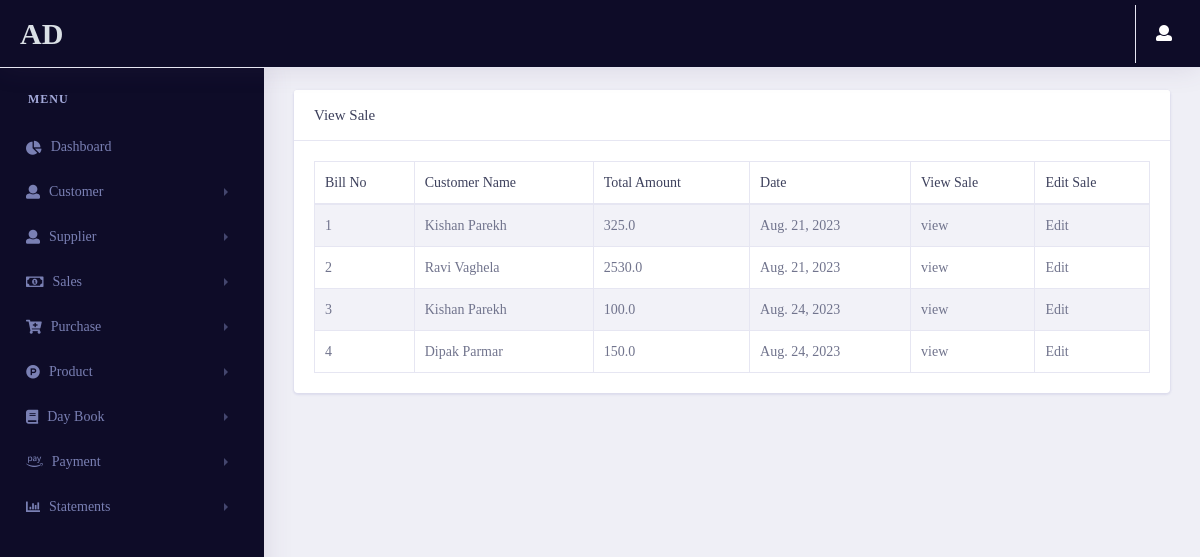
Screenshot of /sale/viewsale/ (signed in) with the database file from the repository.
### pages/models.py (models this page shows, shortened)
class Profile(models.Model):
    user = models.OneToOneField(User,on_delete=models.CASCADE , related_name="profile")
    phone_no = models.CharField(max_length=20)
    company_name = models.CharField(max_length=50)
    Address = models.CharField(max_length=500)
    city = models.CharField(max_length=50)
    state = models.CharField(max_length=50)
    pincode = models.CharField(max_length=50)
    GSTNO = models.CharField(max_length=50)
    Bank_name = models.CharField(max_length=50)
    Bank_AC = models.CharField(max_length=50)
    IFSC_Code = models.CharField(max_length=50)
    Branch_name = models.CharField(max_length=50)
    id = models.UUIDField(default=uuid.uuid4 , unique=True , primary_key=True , editable=False)
    class Meta:
        indexes = [models.Index(fields=['user' , 'id'])]

### sales/models.py (models this page shows, shortened)
class Estimate_sales(models.Model):
    Bill_no = models.IntegerField()
    customer = models.ForeignKey(Customer_estimate,on_delete=models.CASCADE)
    date = models.DateField(auto_now_add=True)
    Total_amount = models.FloatField()
    Due_amount = models.FloatField()
    Round_off = models.FloatField()
    Grand_total = models.FloatField()
    id = models.UUIDField(default=uuid.uuid4 , unique=True , primary_key=True , editable=False)
    class Meta:
        indexes = [models.Index(fields=['Bill_no' , 'customer' , 'id'])]

### customer/models.py (models this page shows)
class Customer_estimate(models.Model):
    phone_regex = RegexValidator(
        regex=r'^[789]\d{9}$',
        message="Invalid phone number"
    )
    customer_id = models.CharField(max_length=10, null=True, blank=True)
    fullname = models.CharField(max_length=50)
    contactno = models.CharField(max_length=10, validators=[phone_regex], null=True, blank=True)
    city = models.CharField(max_length=50)
    state = models.CharField(max_length=50)
    landmark = models.CharField(max_length=50)
    id = models.UUIDField(default=uuid.uuid4 , unique=True , primary_key=True , editable=False)
    def __str__(self):
        return self.fullname
    class Meta:
        indexes = [models.Index(fields = [ 'id' , 'fullname'])]

### sales/views.py (the view)
# urls.py: path('viewsale/',views.viewsale,name="viewsale"),
@login_required(login_url='login')
def viewsale(request):
    if request.user.groups.filter(name='Estimate').exists():
        Sale_data = Estimate_sales.objects.all()
    if request.user.groups.filter(name='GST').exists():
        Sale_data = gstsale.objects.all()
    context = {
        'Sale_data' : Sale_data
    }
    return render(request,"sales/viewsale.html",context)

### pages/templatetags/user_auth.py (called while the page is built)
@register.filter(name='has_group')
def has_group(user, group_name):
    group = Group.objects.get(name=group_name)
    return True if group in user.groups.all() else False

### sales/templates/sales/viewsale.html (shortened to what this page needs)
{% extends 'pages/base.html' %}
{% load static %}
{% load user_auth %}
{% block content %}
    <link rel="stylesheet" href="{% static 'vendor/bootstrap/css/bootstrap.min.css' %}">
    <link rel="stylesheet" type="text/css" href="{% static 'vendor/datatables/css/dataTables.bootstrap4.css' %}">
    <link href="{% static 'vendor/fonts/circular-std/style.css' %}" rel="stylesheet">
    <link rel="stylesheet" href="{% static 'libs/css/style.css' %}">
    <link rel="stylesheet" href="{% static 'vendor/fonts/fontawesome/css/fontawesome-all.css' %}">
{% if request.user|has_group:"Estimate" %}
<div class="row">
    <div class="col-xl-12 col-lg-12 col-md-12 col-sm-12 col-12">
        <div class="card">
        <h5 class="card-header">View Sale</h5>
            <div class="card-body">
                <div class="table-responsive">
                <table class="table table-striped table-bordered first">
                    <thead>
                        <tr>
                            <th>Bill No</th>
                            <th>Customer Name</th>
                            <th>Total Amount</th>
                            <th>Date</th>
                            <th>View Sale</th>
                            <th>Edit Sale</th>
                        </tr>
                    </thead>
                    <tbody>
                        {% for i in Sale_data %}
                        <tr>
                            <td>{{i.Bill_no}}</td>
                            <td>{{i.customer}}</td>
                            <td>{{i.Total_amount}}</td>
                            <td>{{i.date}}</td>
                            <td>
                                <a href="/sale/saleinvoice/{{i.id}}">view</a>
                            </td>
                            <td>
                                <a href="/sale/updatesale/{{i.id}}">Edit</a>
                            </td>
                        </tr>
                        {% endfor %}
                    </tbody>
                </table>
                </div>
            </div>
        </div>
    </div>
</div>
{% endif %}
{% endblock content %}

### pages/templates/pages/base.html (shortened to what this page needs)
{% load static %}
{% load user_auth %}
<!doctype html>
<html lang="en">
<head>
    <link rel="stylesheet" href="{% static 'vendor/bootstrap/css/bootstrap.min.css' %}">
    <link href="{% static 'vendor/fonts/circular-std/style.css' %}" rel="stylesheet">
    <link rel="stylesheet" href="{% static 'libs/css/style.css' %}">
    <link rel="stylesheet" href="{% static 'vendor/fonts/fontawesome/css/fontawesome-all.css' %}">
    <link rel="stylesheet" href="{% static 'vendor/fonts/material-design-iconic-font/css/materialdesignicons.min.css' %}">
    <link rel="stylesheet" href="{% static 'vendor/fonts/flag-icon-css/flag-icon.min.css' %}">
    <link href="{% static 'Select2/css/select2.min.css' %}" rel="stylesheet" type="text/css">
</head>
<body>
    <div class="dashboard-main-wrapper">
          <div class="dashboard-header">
            <nav class="navbar navbar-expand-lg sidebar-dark fixed-top" >
                <a class="navbar-brand text-light" href="{% url 'dashboard' %}">{{request.user.profile.company_name}}</a>
                <div class="collapse navbar-collapse " id="navbarSupportedContent">
                    <ul class="navbar-nav ml-auto navbar-right-top">
                        <li class="nav-item dropdown nav-user">
                            <a class="nav-link nav-user-img" href="#" id="navbarDropdownMenuLink2" data-toggle="dropdown" aria-haspopup="true" aria-expanded="false"><i class="fas fa-user mr-2" style="color: white;" aria-hidden="true"></i></a>
                        </li>
                    </ul>
                </div>
            </nav>
        </div>
        <div class="nav-left-sidebar sidebar-dark">
            <div class="menu-list">
                <nav class="navbar navbar-expand-lg navbar-dark">
                    <div class="collapse navbar-collapse" id="navbarNav">
                        <ul class="navbar-nav flex-column">
                            <li class="nav-divider">
                                Menu
                            </li>
                            <li class="nav-item">
                                <a class="nav-link" href="{% url 'dashboard' %}"><i class="fas fa-chart-pie" aria-hidden="true"></i>Dashboard</a>
                            </li>
                            <li class="nav-item">
                                <a class="nav-link" href="#" data-toggle="collapse" aria-expanded="false" data-target="#submenu-2" aria-controls="submenu-2"><i class="fa fa-user"></i>Customer</a>
                            </li>
                            <li class="nav-item">
                                <a class="nav-link" href="#" data-toggle="collapse" aria-expanded="false" data-target="#submenu-3" aria-controls="submenu-3"><i class="fa fa-user"></i>Supplier</a>
                            </li>
                            <li class="nav-item">
                                <a class="nav-link" href="#" data-toggle="collapse" aria-expanded="false" data-target="#submenu-7" aria-controls="submenu-6"><i class="far fa-money-bill-alt"></i>Sales</a>
                            </li>
                            <li class="nav-item">
                                <a class="nav-link" href="#" data-toggle="collapse" aria-expanded="false" data-target="#submenu-4" aria-controls="submenu-4"><i class="fas fa-cart-plus"></i>Purchase</a>
                            </li>
                            <li class="nav-item">
                                <a class="nav-link" href="#" data-toggle="collapse" aria-expanded="false" data-target="#submenu-5" aria-controls="submenu-5"><i class=" fab fa-product-hunt"></i>Product</a>
                            </li>
                            <li class="nav-item">
                                <a class="nav-link" href="#" data-toggle="collapse" aria-expanded="false" data-target="#submenu-6" aria-controls="submenu-5"><i class="fas fa-book"></i>Day Book</a>
                            </li>
                            <li class="nav-item">
                                <a class="nav-link" href="#" data-toggle="collapse" aria-expanded="false" data-target="#payment" aria-controls="submenu-5"><i class="fab fa-amazon-pay"></i>Payment</a>
                            </li>
                            <li class="nav-item">
                                <a class="nav-link" href="#" data-toggle="collapse" aria-expanded="false" data-target="#statement" aria-controls="statement"><i class="fas fa-chart-bar"></i>Statements</a>
                            </li>
                        </ul>
                    </div>
                </nav>
            </div>
        </div>
        <div class="dashboard-wrapper">
            <div class="dashboard-ecommerce">
                <div class="container-fluid dashboard-content ">
                    <div class="ecommerce-widget">
                    {% block content %}
                    {% endblock content %}
                    </div>
                </div>
            </div>
        </div>
    </div>
</body>
</html>

### rows the page displays
Estimate_sales: Bill_no "1", customer "Kishan Parekh", Total_amount "325.0", date "Aug. 21, 2023"
Estimate_sales: Bill_no "2", customer "Ravi Vaghela", Total_amount "2530.0", date "Aug. 21, 2023"
Estimate_sales: Bill_no "3", customer "Kishan Parekh", Total_amount "100.0", date "Aug. 24, 2023"
Estimate_sales: Bill_no "4", customer "Dipak Parmar", Total_amount "150.0", date "Aug. 24, 2023"

### other values shown
{{ request.user.profile.company_name }} "AD"
